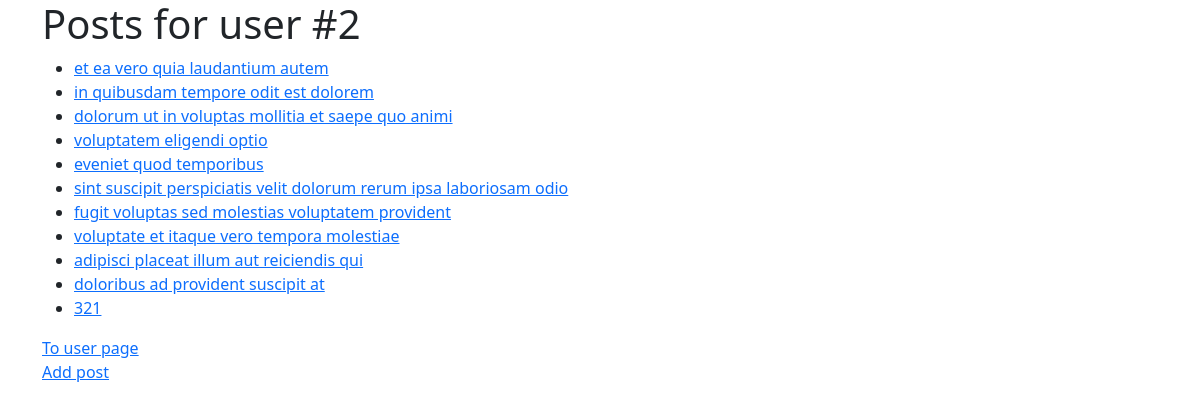
The page /posts/user/2/ on the database its author committed.
### models/post.py (models this page shows)
class Post(Base, db.Model):
    user_id = Column(Integer, ForeignKey("users.id", ondelete="CASCADE"), nullable=False, unique=False, index=True,)
    title = Column(String(200), nullable=False, default="", server_default="",)
    body = Column(Text, nullable=False, default="", server_default="",)
    user = relationship("User", back_populates="posts")

### views/posts.py (the view)
@posts_app.get("/user/<int:user_id>/", endpoint="user_post_list")
def get_user_post_list(user_id: int):
    posts: list[Post] = Post.query.filter_by(user_id=user_id)
    return render_template("posts/list.html", posts=posts, user_id=user_id)

### templates/posts/list.html (shortened to what this page needs)
{% extends 'base.html' %}
{% block body %}
  {% if user_id %}
    <h1>Posts for user #{{ user_id }}</h1>
  {% else %}
    <h1>Posts:</h1>
  {% endif %}
  {% if posts %}
    <ul>
      {% for post in posts %}
        <li><a
          href="{{ url_for('posts_app.post_details', post_id=post.id) }}"
        >{{ post.title }}</a></li>
      {% endfor %}
    </ul>
  {% else %}
    <h3>No posts yet.</h3>
  {% endif %}
  {% if user_id %}
  <div>
    <a href="{{ url_for('users_app.user_details', user_id=user_id) }}">To user page</a>
  </div>
  <div>
    <a href="{{ url_for('posts_app.add', user_id=user_id) }}">Add post</a>
  </div>
  {% else %}
  <div>
     <a href="/">To main</a>
  </div>
  {% endif %}
{% endblock %}

### rows shown on the page
Post: title "et ea vero quia laudantium autem"
Post: title "in quibusdam tempore odit est dolorem"
Post: title "dolorum ut in voluptas mollitia et saepe quo animi"
Post: title "voluptatem eligendi optio"
Post: title "eveniet quod temporibus"
Post: title "sint suscipit perspiciatis velit dolorum rerum ipsa laboriosam odio"
Post: title "fugit voluptas sed molestias voluptatem provident"
Post: title "voluptate et itaque vero tempora molestiae"
Post: title "adipisci placeat illum aut reiciendis qui"
Post: title "doloribus ad provident suscipit at"
Post: title "321"
